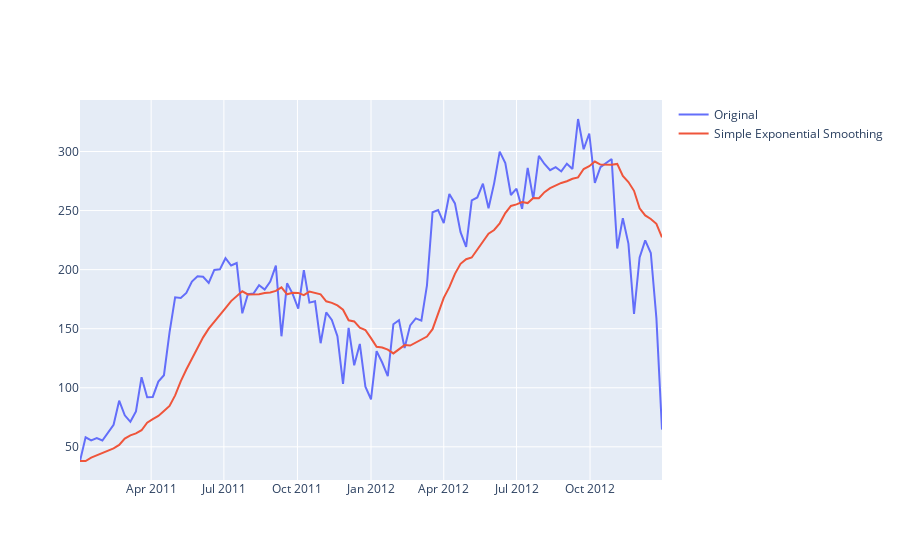

The notebook cell this image was saved under:
### Code cell
iplot(Figure(data=[Scatter(x = df_agg.index,
                          y = df_agg['mean'],
                          name = 'Original'),
                  Scatter(x = df_agg.index,
                         y = df_ses,
                         name = 'Simple Exponential Smoothing')]))
